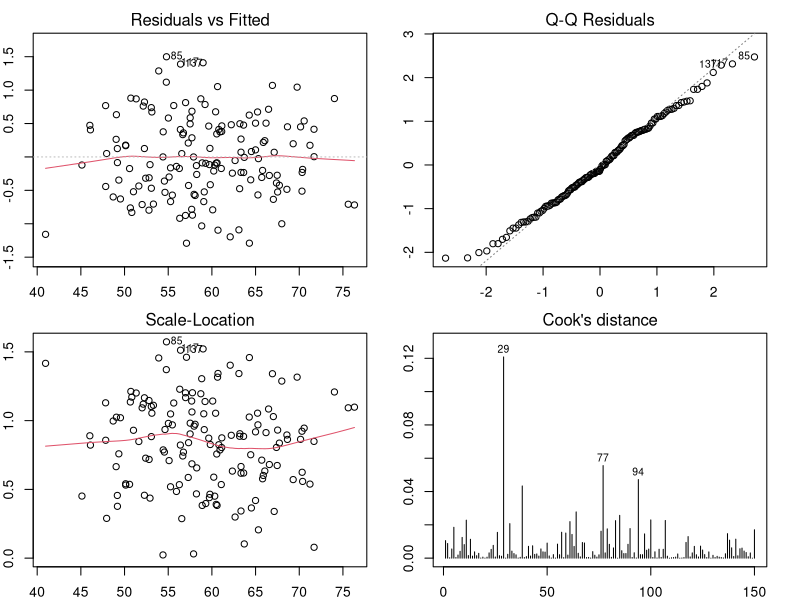

Reproduce this figure in R.
# 1. The mydata.csv datafile consists of one dependent variable and three independent variables, all numerical.

# load the data
mydata <- read.csv("5_Linear_Regression/mydata.csv", header = TRUE)
mydata <- mydata[, -which(names(mydata) == "ID")]
View(mydata)

# a) Create a correlation matrix and discuss all pairwise linear relationships.
cor(mydata)

# Results
#            Y        X1        X2        X3
# Y  1.0000000 0.8501181 0.7578113 0.2460776
# X1 0.8501181 1.0000000 0.3109788 0.1590640
# X2 0.7578113 0.3109788 1.0000000 0.2729357
# X3 0.2460776 0.1590640 0.2729357 1.0000000

# The correlation matrix shows that Y is highly correlated with X1 (0.8501181) and X2 (0.7578113), while X1 and X2 are
# moderately correlated (0.3109788). X3 has a weak correlation with Y (0.2460776), X1 (0.1590640), and X2 (0.2729357).

# b) Fit a multiple linear regression model to predict Y using the three X variables.
lm_model <- lm(Y ~ X1 + X2 + X3, data = mydata)
summary(lm_model)

# Results
# Call:
# lm(formula = Y ~ X1 + X2 + X3, data = mydata)
#
# Residuals:
#      Min       1Q   Median       3Q      Max
# -1.29136 -0.44040 -0.06919  0.45908  1.49916
#
# Coefficients:
#               Estimate Std. Error t value Pr(>|t|)
# (Intercept) -32.583290   0.761697 -42.777   <2e-16 ***
# X1            0.967159   0.010819  89.393   <2e-16 ***
# X2            0.620280   0.008831  70.236   <2e-16 ***
# X3           -0.089748   0.055364  -1.621    0.107
# ---
# Signif. codes:  0 ‘***’ 0.001 ‘**’ 0.01 ‘*’ 0.05 ‘.’ 0.1 ‘ ’ 1
#
# Residual standard error: 0.6111 on 146 degrees of freedom
# Multiple R-squared:  0.9924,	Adjusted R-squared:  0.9922
# F-statistic:  6348 on 3 and 146 DF,  p-value: < 2.2e-16

# c) Plots the residual, normal and outlier graphs.
par(mfrow = c(2, 2))  # Set the layout to 2x2
par(mar = c(2, 2, 2, 2))  # Set the margin to 2 on all sides
plot(lm_model, 1)
plot(lm_model, 2)
plot(lm_model, 3)
plot(lm_model, 4)

# d) Interpret the regression results.
# The multiple linear regression model predicts Y based on the three X variables. The model is significant (p < 0.05)
# and explains 99.24% of the variance in Y. X1 has a positive effect on Y, with a coefficient of 0.967159, while X2 has
# a positive effect on Y, with a coefficient of 0.620280. X3 has a weak effect on Y, with a coefficient of -0.089748.
# The residual standard error is 0.6111, indicating the average difference between the observed and predicted Y values.
# The model can be used to predict Y based on the values of X1, X2, and X3.

# e) What could you do to improve the results?
# We could remove variable X3 and run the analysis again to see if it improves the model fit. We could also
# remove observation #29 (possible outlier) and rerun the model. However, it is a very good model and could be
# used as it is for prediction purposes.








